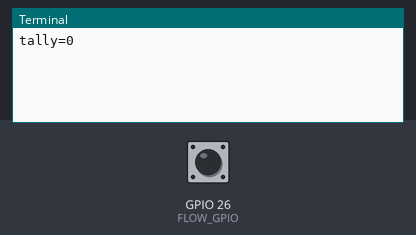
Simulated run of this program. Board: Raspberry Pi (BCM pin numbers). Parts: the last lines printed to the terminal. The test bench sets the inputs (shaded band); at power-on: GPIO 26 (FLOW_GPIO) HIGH. The clock reads 2024-03-15 10:24:30 at power-on unless the program sets it.

Above: at 1.2 s.
1.3 s: GPIO 26 (FLOW_GPIO) pulled LOW for 0.15 s
At 2.5 s:
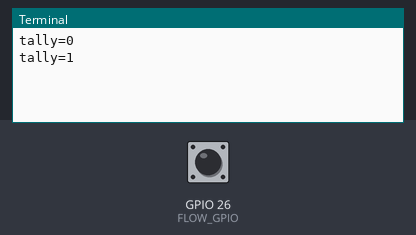
2.9 s: GPIO 26 (FLOW_GPIO) pulled LOW for 1 s
At 4.8 s:
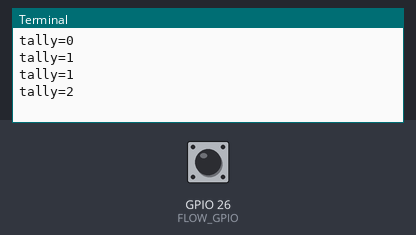
5.4 s: GPIO 26 (FLOW_GPIO) pulled LOW for 0.15 s
At 6.8 s:
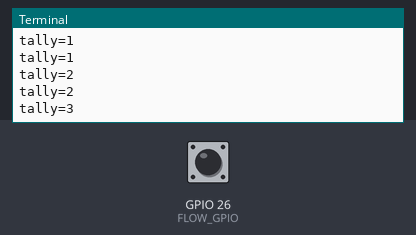
Timing chart, 0 to 8.4 s (numbered marks = the images above; inputs shaded):
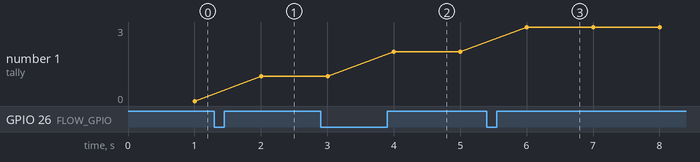

Measured:
- after the input at 1.3 s, the terminal: prints a new line after 0.70 s (image 1)
- after the input at 2.9 s, the terminal: prints a new line after 1.1 s (image 2)
- after the input at 5.4 s, the terminal: prints a new line after 0.60 s (image 3)
- plotted number 1: 0 → 1 after the input at 1.3 s, 1 → 2 after the input at 2.9 s, 2 → 3 after the input at 5.4 s

The program:

water.py
```python
#!/usr/bin/env python

# flow-meter.py
# 2017-02-21
# Public Domain

import time
import pigpio

FLOW_GPIO = 26
RUN_TIME = 60.0
SAMPLE_TIME = 1.0

pi = pigpio.pi() # connect to Pi
if not pi.connected:
   exit()

pi.set_mode(FLOW_GPIO, pigpio.INPUT)
pi.set_pull_up_down(FLOW_GPIO, pigpio.PUD_UP)

callback = pi.callback(FLOW_GPIO) # default tally callback

stop = time.time() + RUN_TIME

try:

   while time.time() < stop:

      time.sleep(SAMPLE_TIME)

      print("tally={}".format(callback.tally()))

except KeyboardInterrupt:
   pass

print("\nexiting")

callback.cancel() # cancel callback

pi.stop() # disconnect from Pi
```
